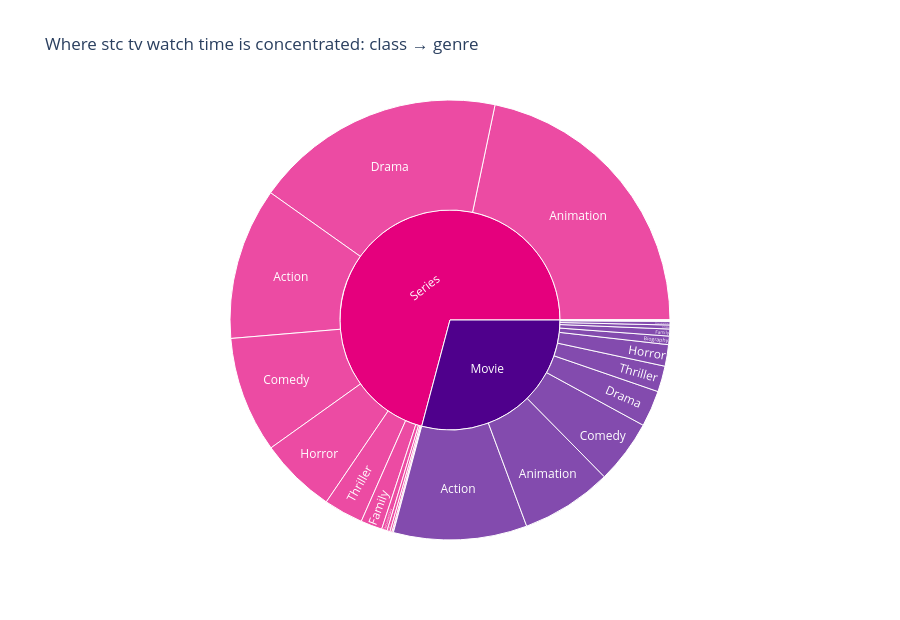

Write notebook code for a chart like this one.
### Code cell
# ---- 5.3 Genre mix — what the catalogue is really used for --------------------------
header("5.3 GENRE PERFORMANCE", "أداء التصنيفات")
genre_tbl = (df_copy.groupby(["program_genre", "content_type"])
             .agg(total_views=("user_id_maped", "size"),
                  unique_users=("user_id_maped", "nunique"),
                  hd_share_pct=("hd", lambda s: s.mean() * 100))
             .join(valid_time.groupby(["program_genre", "content_type"])
                   .agg(total_watch_hours=("watch_hours", "sum"),
                        avg_minutes=("watch_minutes", "mean")))
             .reset_index().round(2))
show_table(genre_tbl.sort_values("total_views", ascending=False),
           "Genre × class performance", n=20, save_as="15_genre_performance")

fig = px.sunburst(genre_tbl.dropna(subset=["total_watch_hours"]),
                  path=["content_type", "program_genre"], values="total_watch_hours",
                  color="content_type", color_discrete_map=CLASS_COLORS,
                  title="Where stc tv watch time is concentrated: class → genre")
fig.update_layout(height=620)
show_fig(fig)

### Figure 1 — Plotly figure (JSON) as saved in the notebook; plotly's stock layout.template omitted (floating-point values rounded to 4 significant figures)
{"data": [{"branchvalues": "total", "customdata": [["Movie"], ["Movie"], ["Movie"], ["Movie"], ["Movie"], ["Movie"], ["Movie"], ["Movie"], ["Movie"], ["Movie"], ["Movie"], ["Movie"], ["Movie"], ["Movie"], ["Movie"], ["Series"], ["Series"], ["Series"], ["Series"], ["Series"], ["Series"], ["Series"], ["Series"], ["Series"], ["Series"], ["Series"], ["Series"], ["Series"], ["Series"]], "domain": {"x": [0, 1], "y": [0, 1]}, "hovertemplate": "labels=%{label}<br>total_watch_hours=%{value}<br>parent=%{parent}<br>id=%{id}<br>content_type=%{customdata[0]}<extra></extra>", "ids": ["Movie/Action", "Movie/Sci-Fi", "Movie/Family", "Movie", "Movie/Drama", "Movie/Documentary", "Movie/Thriller", "Movie/Horror", "Movie/Crime", "Movie/Comedy", "Movie/Undefined", "Movie/Biography", "Movie/Animation", "Movie/Adventure", "Movie/Wrestling", "Series/Sci-Fi", "Series/Undefined", "Series/Thriller", "Series/Romance", "Series/Drama", "Series/Family", "Series/Documentary", "Series/Crime", "Series/Comedy", "Series/Biography", "Series/Animation", "Series/Action", "Series/Horror", "Series"], "labels": ["Action", "Sci-Fi", "Family", "Movie", "Drama", "Documentary", "Thriller", "Horror", "Crime", "Comedy", "Undefined", "Biography", "Animation", "Adventure", "Wrestling", "Sci-Fi", "Undefined", "Thriller", "Romance", "Drama", "Family", "Documentary", "Crime", "Comedy", "Biography", "Animation", "Action", "Horror", "Series"], "marker": {"colors": ["#4F008C", "#4F008C", "#4F008C", "#4F008C", "#4F008C", "#4F008C", "#4F008C", "#4F008C", "#4F008C", "#4F008C", "#4F008C", "#4F008C", "#4F008C", "#4F008C", "#4F008C", "#E5007D", "#E5007D", "#E5007D", "#E5007D", "#E5007D", "#E5007D", "#E5007D", "#E5007D", "#E5007D", "#E5007D", "#E5007D", "#E5007D", "#E5007D", "#E5007D"]}, "name": "", "parents": ["Movie", "Movie", "Movie", "", "Movie", "Movie", "Movie", "Movie", "Movie", "Movie", "Movie", "Movie", "Movie", "Movie", "Movie", "Series", "Series", "Series", "Series", "Series", "Series", "Series", "Series", "Series", "Series", "Series", "Series", "Series", ""], "type": "sunburst", "values": [28540.0, 17.88, 1491.0, 84770.0, 7747.0, 744.7, 5536.0, 4598.0, 852.5, 13630.0, 250.7, 1809.0, 19510.0, 44.59, 0.1, 638.6, 42.24, 8425.0, 276.0, 53710.0, 4596.0, 1187.0, 422.6, 24810.0, 0.01, 63160.0, 32460.0, 16360.0, 206100.0]}], "layout": {"height": 620, "legend": {"tracegroupgap": 0}, "title": {"text": "Where stc tv watch time is concentrated: class → genre"}}}
